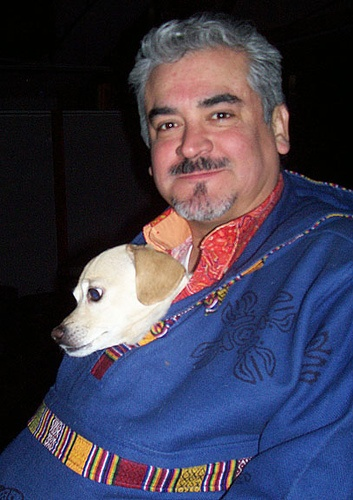
#> input picture dataset/test_image/1.jpg, 353 x 500 px, found by its file name
$ python plot_utils.py
#> lines starting #> are read from the running program, lines starting #| are printed output that depends on the picture
# -*-coding: utf-8 -*-
"""
    @Project: python-learning-notes
    @File   : plot_utils.py
    @Author : panjq
    @E-mail : pan_jinquan@163.com
    @Date   : 2019-07-13 16:30:10
"""
# 导入需要用到的库
import numpy as np
import matplotlib.pyplot as plt
import PIL.Image as Image


# [65 lines left out: functions plot_bar, plot_multi_line, not called in this run]


def demo(image1, image2):
    fig = plt.figure(2)  # 新开一个窗口
    # fig1
    ax1 = fig.add_subplot(1, 2, 1)
    ax1.imshow(image1)
    ax1.set_title("image1")

    # fig2
    ax2 = fig.add_subplot(1, 2, 2)
    ax2.imshow(image2)
    ax2.set_title("image2")
    plt.show()


if __name__ == "__main__":
    import cv2
    image_path="/media/dm/dm1/git/python-learning-notes/dataset/test_image/1.jpg"
    image=cv2.imread(image_path)
#> image is the input picture: shape (500, 353, 3); mean B, G, R 80.9, 60.9, 63.6
    image1=cv2.resize(image,dsize=(100,100))
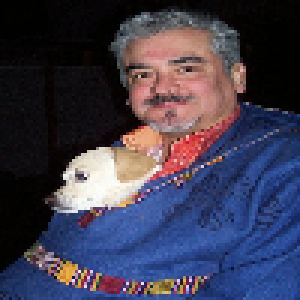
#> image1: shape (100, 100, 3) (shown 3 times larger); mean B, G, R 81, 60.9, 63.6
    demo(image, image1)
#> in demo, `plt.show()`:
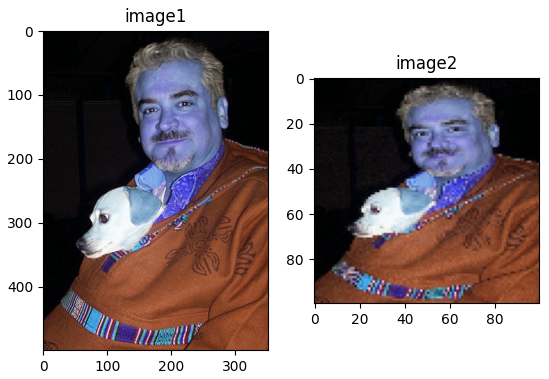
#> figure drawn by matplotlib, 2 panels; B, G, R data is drawn as R, G, B
